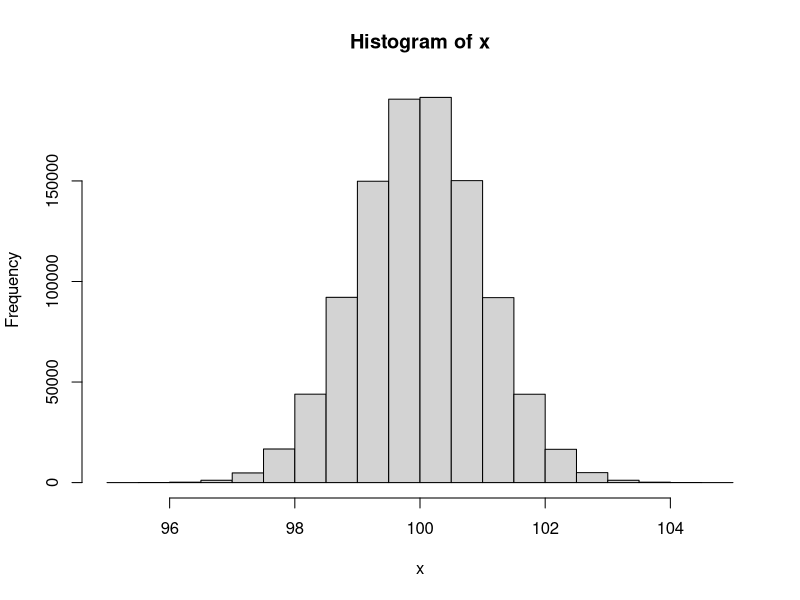
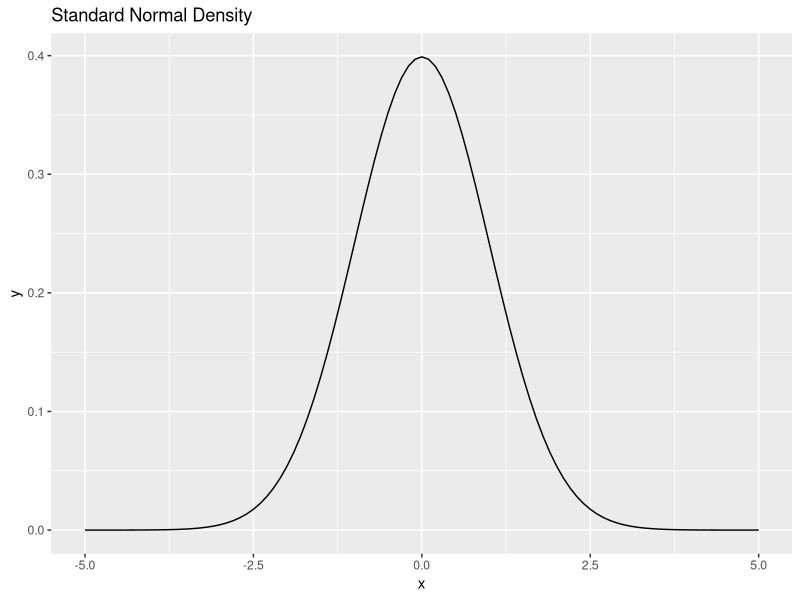
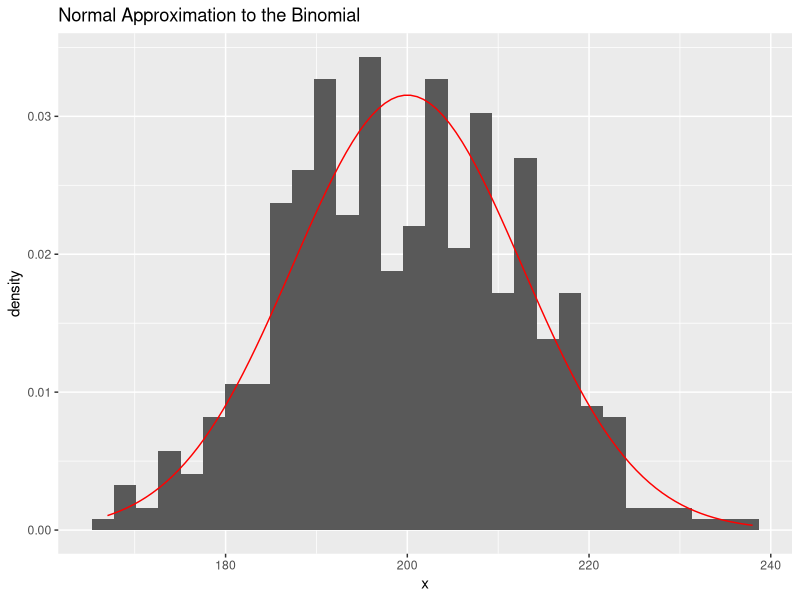
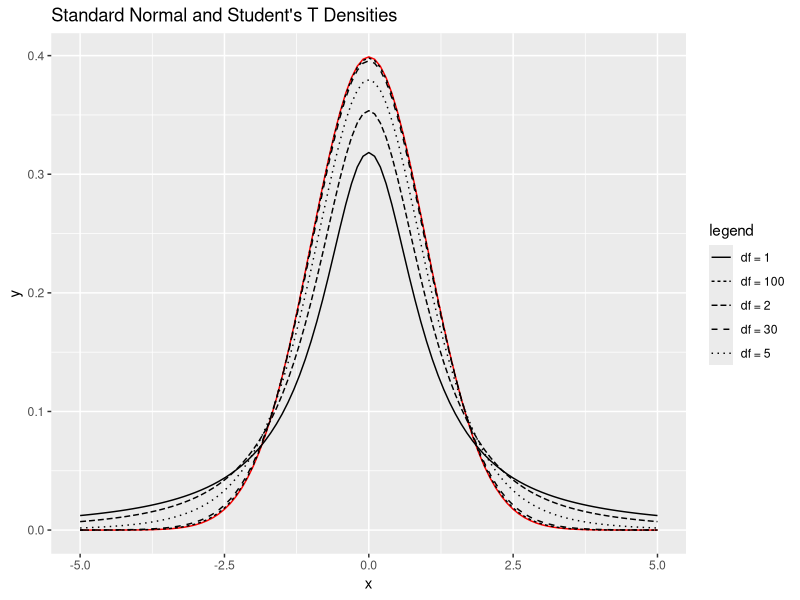
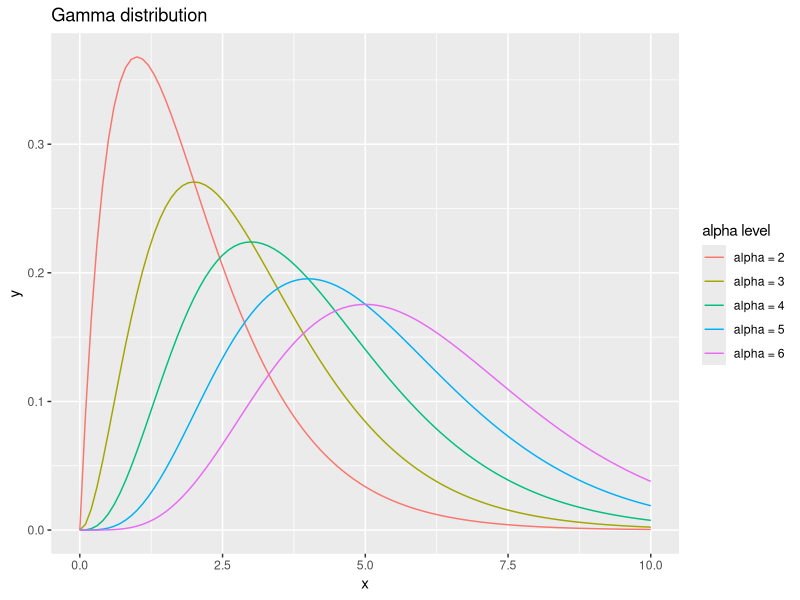
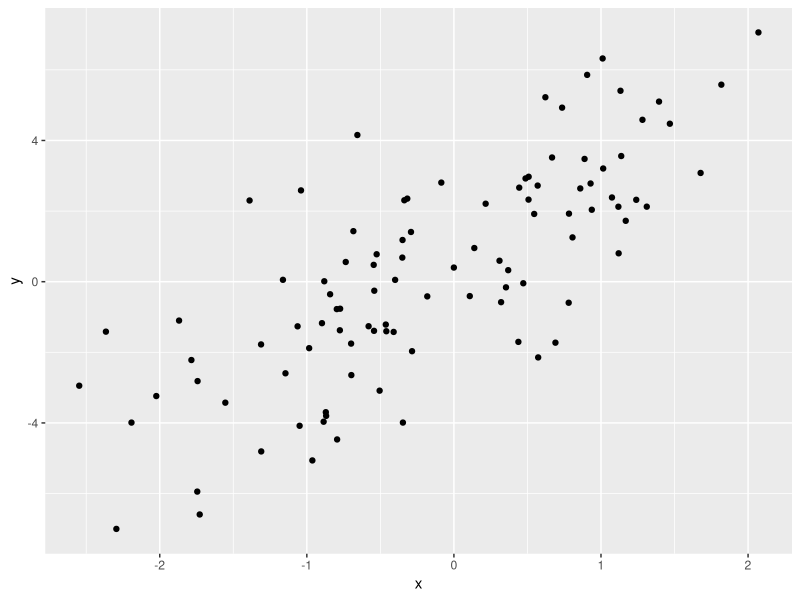
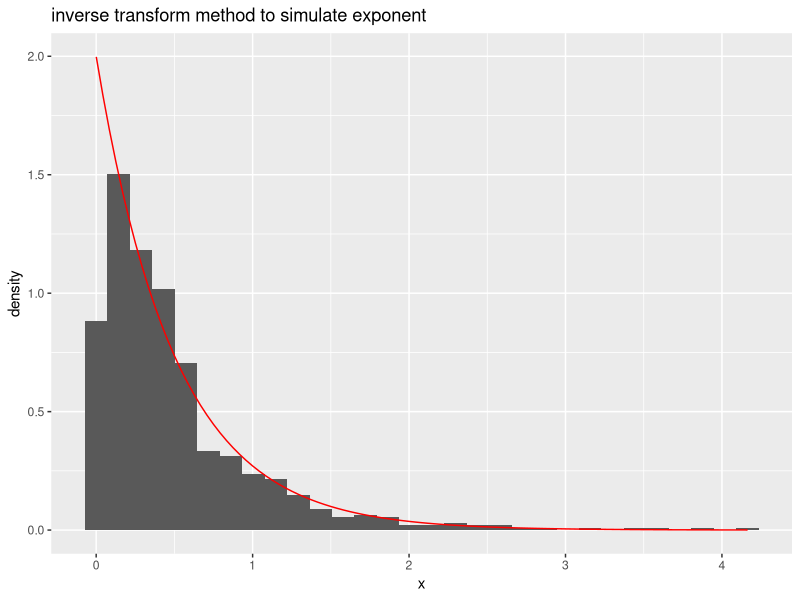
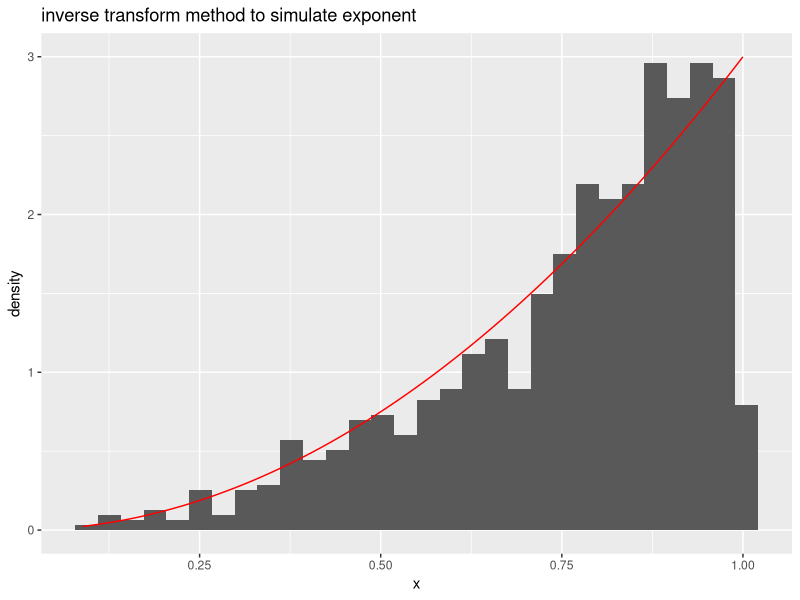

R code for these plots, in order:
## ---- chunk 1
knitr::opts_chunk$set(echo = TRUE)
## ---- chunk 2
# generate 10 number uniformly over the unit interval
runif(10)

# to recreat the same random numbers
set.seed(10)
runif(10)
## ---- chunk 3
new.random <- function(a=5,c=12,m=16,seed,len){
        seq <- rep(NA,len)
        seq[1] <- seed
        for( i in 2:len){
                seq[i] <- (a*seq[i-1]+c) %% m
        }
        return(seq)
}

new.random(seed = 10, len = 20)

new.random(a = 131, c = 7, m = 16, seed = 10, len = 20)
new.random(a = 129, c = 7, m = 16, seed = 10, len = 20)
new.random(a=1664545, c=1013904223, m=2^32, seed = 10, len = 20)


## ---- chunk 4
# rnorm(n, mean = 0, sd = 1)  draws random numbers from distribution 
# dnorm(x, mean = 0, sd = 1, log = FALSE)   the probability density function (pdf) or probability mass function (pmf) 
# pnorm(q, mean = 0, sd = 1, lower.tail = TRUE, log.p = FALSE)  cumulative probability function 
# qnorm(p, mean = 0, sd = 1, lower.tail = TRUE, log.p = FALSE)  quantile function 
dnorm(0, mean = 0, sd = 1) == 1/sqrt(2*pi)
rnorm(1)
rnorm(5)
x <- rnorm(1000000, mean = 100, sd = 1)
summary (x)
hist(x)
## ---- chunk 5
# Example: Gaussians
library(ggplot2)
ggplot(data.frame(x = c(-5, 5))) +
        stat_function(mapping = aes(x = x), fun = dnorm) +
        labs(title = "Standard Normal Density")

## ---- chunk 6
pnorm(0) # P(Z < 0)
pnorm(1.96) - pnorm(-1.96) # P(-1.96 < Z < 1.96)
qnorm(.5) # P(Z < ?) = 0.5
qnorm(.975) # P(Z < ?) = 0.975
## ---- chunk 7
# X ~ Binom(n = 1000; p = 0:20)

#Using the normal approximation to the binomial distribution, compute the approximate probability P(X<=190).

val <- 190; n <- 1000; p <- 0.2
correction <- (val + 0.5 - n*p)/sqrt(n*p*1-p)
pnorm(correction) # p(z<correction)

# Calculate the exact probability P(X <= 190)
pbinom(val,size = n,prob = p) # p(x<=190)

sum(dbinom(0:val,size = n,prob = p))

# Simulate 500 realizations of X and create a histogram (or bargraph) of the values
x <- rbinom(500,size = n,prob = p)
ggplot(data = data.frame(x)) +
        geom_histogram(aes(x = x, y = ..density..)) + 
        stat_function(mapping = aes(x = x), fun = dnorm,args = list(mean = 200, sd = sqrt(160)), color = "red") +
        labs(title = "Normal Approximation to the Binomial")

## ---- chunk 8
#Plot the density function of the student's t distribution with degrees of freedom, df = 1; 2; 5; 30; 100. 

ggplot(data.frame(x = c(-5, 5))) +
        stat_function(aes(x = x), fun = dnorm, color = "red")+
        stat_function(aes(x = x, linetype = "df = 1"),fun = dt, args = list(df = 1)) +
        stat_function(aes(x = x, linetype = "df = 2"),fun = dt, args = list(df = 2)) +
        stat_function(aes(x = x, linetype = "df = 5"),fun = dt, args = list(df = 5)) +
        stat_function(aes(x = x, linetype = "df = 30"),fun = dt, args = list(df = 30)) +
        stat_function(aes(x = x, linetype = "df = 100"),fun = dt, args = list(df = 100)) +
        labs(title = "Standard Normal and Student's T Densities",linetype='legend')

## ---- chunk 9
# gamma density function 
ggplot(data.frame(x = c(0, 10))) +
        stat_function(mapping = aes(x = x, color = 'alpha = 2'), fun = dgamma, args = list(shape=2,rate=1))+
        stat_function(mapping = aes(x = x, color  = 'alpha = 3'), fun = dgamma, args = list(shape=3,rate=1))+
        stat_function(mapping = aes(x = x, color  = 'alpha = 4'), fun = dgamma, args = list(shape=4,rate=1))+
        stat_function(mapping = aes(x = x, color  = 'alpha = 5'), fun = dgamma, args = list(shape=5,rate=1))+
        stat_function(mapping = aes(x = x, color  = 'alpha = 6'), fun = dgamma, args = list(shape=6,rate=1))+
        labs(title = "Gamma distribution",color='alpha level')
## ---- chunk 10
simulate_new <- function(n,c=rnorm(n,mean=0,sd=2)
,x=rnorm(n,mean = 0, sd = 1),b0=0.5,b1=2){
        y <- b0 + b1 * x + c
        ggplot()+geom_point(mapping = aes(x=x,y=y))
}
simulate_new(100)
## ---- chunk 11
sample(1:10, 4)
sample(1:10, 4)
sample(letters, 5)
sample(1:10)
sample(1:10)
sample(1:10, replace = TRUE)
## ---- chunk 12
n <- 1000
p <- c(0.1, 0.2, 0.7)
x <- sample(1:3, size = n, prob = p, replace = TRUE)
head(x, 10)
rbind(p, p.hat = table(x)/n)
## ---- chunk 13
n <- 100
p <- rep(1/6,6)
x1 <- sample(1:6,size = n,prob = p,replace = TRUE)
rbind(p, p.hat = table(x1)/n)

x2 <- round(runif(n, min = 0.5,max=6.5))
rbind(p, p.hat = table(x2)/n)
## ---- chunk 14
# transforming i.i.d. uniform [0; 1].distributed random variables into a prescribed target distribution.

n <- 10
samp <- 100
table(floor(n*runif(samp)))/samp
samp <- 10000
table(floor(n*runif(samp)))/samp
## ---- chunk 15
# example
lambda <- 2
n      <- 1000
u      <- runif(n)  # simulating uniform rvs
Finverse <- function(u,lambda){
        # function for the inverse transform
        stopifnot(u>0 & u <1)
        return(-(1/lambda)*log(1-u))
}
x <- Finverse(u,lambda)

ggplot(data = data.frame(x))+
        geom_histogram(aes(x=x,y=..density..))+
        stat_function(mapping = aes(x=x),fun = dexp, args = list(rate=2),color='red')+
        labs(title='inverse transform method to simulate exponent')

## ---- chunk 16
n   <- 1000
u   <- runif(n)
findinverse <- function(u){
        return((u)^(1/3))
}

x <- findinverse(u)
ggplot(data = data.frame(x))+
        geom_histogram(aes(x=x,y=..density..))+
        labs(title='task')+
        stat_function(mapping = aes(x=x),fun = function(x){return(3*x^2)} ,color='red')+
        labs(title='inverse transform method to simulate exponent')
## ---- chunk 17
p <- function(x) {sqrt(1 - x^2)}

generate_one <- function(p_func) {
        val <- NULL
        while (is.null(val)) {
                x <- runif(1, min = -1, max = +1)
                u <- runif(1)
                if (u <= p_func(x)) {val <- x}
        }
        return(val)
}

num <- 1000000
samp <- rep(NA, num)
for (i in 1:num) {samp[i] <- generate_one(p)}
hist(samp)


ggplot(data = data.frame(samp))+
        geom_histogram(aes(x=samp,y=..density..))+
        labs(title='acceptance rejection algorithm')+
        stat_function(mapping = aes(x=samp),fun = function(x){return((2/pi)*sqrt(1-x^2))} ,color='red')+
        labs(title='target distribution')
## ---- chunk 18
plot(c(0,1), c(0,3), ty = "n", main = "A Sample Distribution",
ylab = "Density f(x)", xlab = "x")
curve (dbeta(x, 3, 6), add = TRUE, col = "red")
text(.65, 1, "target function f", col = "red")
text(.8, 2.8, "envelope function g")
lines(c(0,0,1,1), c(0,2.6,2.6,0))
x1 <- runif(300, min = 0, max = 1);
y1 <- runif(300, min = 0, max = 2.6)
selected <- y1 < dbeta(x1, 3, 6)
points (x1, y1, col = 1+selected, cex = 0.1)

## ---- chunk 19
mean(selected) # Proportion selected
accepted.points <- x1[selected]
# Proportion of sample points less than 0.5.
mean(accepted.points < 0.5)
# The true distribution.
pbeta(0.5, 3, 6)

## ---- chunk 20
plot(c(0,1), c(0,10), ty = "n", main = "A Sample Distribution",
ylab = "Density f(x)", xlab = "x")
curve (dbeta(x, 3, 6), add = TRUE, col = "red")
text(.65, 1, "target function f", col = "red")
text(.8, 9.7, "envelope function g")
lines(c(0,0,1,1), c(0,10,10,0))
x2 <- runif(100000, 0, 1)
y2 <- runif(100000, 0, 10)
selected <- y2 < dbeta(x2, 3, 6)
mean(selected) # Proportion selected
points (x2, y2, col = 1+selected, cex = 0.1)

## ---- chunk 21
# solution part one
f <- function(x) {
        stopifnot(x >= 0 & x <= 1)
        return(60*x^3*(1-x)^2)
}
x <- seq(0, 1, length = 100)
plot(x, f(x), type="l", ylab="f(x)", col = "red")

xmax <- 0.6
f.max <- 60*xmax^3*(1-xmax)^2
lines(c(0, 0), c(0, f.max), lty = 1)
lines(c(0, 1), c(f.max, f.max), lty = 1)
lines(c(1, 1), c(f.max, 0), lty = 1)

## ---- chunk 22
# solution part two
n.samps <- 1000 # number of samples desired
n <- 0 # counter for number samples accepted
samps <- numeric(n.samps) # initialize the vector of output
while (n < n.samps) {
        x <- runif(1) #random draw from g
        u <- runif(1)
        if (f.max*u < f(x)) {
                n <- n + 1
                samps[n] <- x
        }
}
x <- seq(0, 1, length = 100)
hist(samps, prob = T, ylab = "f(x)", xlab = "x",
main = "Histogram of draws from Beta(4,3)")
lines(x, dbeta(x, 4, 3), lty = 2)

## ---- chunk 23
n <- 10000000
norms <- rnorm(n, sd = 1/sqrt(2))
est <- mean(sin(norms)^2)
est
est2 <- mean(norms <= 1.36)
est2
pnorm(1.36, sd = 1/sqrt(2))


n <- 10000000
norms <- rnorm(n, sd = 1/sqrt(2))
est <- sqrt(pi)*mean(sin(norms)^2)
est


## ---- chunk 24
n1 <- 10000; n2 <- 1000
estvec1 <- rep(NA, 1000); estvec2 <- rep(NA, 1000)
for (i in 1:1000) {
norms1 <- rnorm(n1, sd = 1/sqrt(2))
estvec1[i] <- mean(sin(norms1)^2)
}
for (i in 1:1000) {
norms2 <- rnorm(n2, sd = 1/sqrt(2))
estvec2[i] <- mean(sin(norms2)^2)
}
df <- data.frame(estimates = c(estvec1, estvec2),
n = c(rep(n1, 1000), rep(n2, 1000)))
ggplot(df) +
geom_histogram(aes(x = estimates)) + facet_wrap(~ n, ncol = 2)

## ---- chunk 25
n <- 10000
mean(rexp(n, rate = 1/3) < 3)

n <- 1000000
norms <- rnorm(n)
est <- (1/3)*sqrt(2*pi)*mean(exp((-1/3)*(norms<=3))*exp((1/2)*(norms<=3)^2))

n <- 10000000
exp <- rexp(n,rate = 1/3)
est <- mean(exp<3)
est
pexp(rate = 1/3, 3)
## ---- chunk 26
x <- rbinom(size=16,n = 5000, prob = 0.5)
mean(x); sd(x)

hist(x)


y <- rbinom(size=16,n = 5000000, prob = 0.5)
mean(y); sd(y)

hist(y)

z <- (y-mean(y))/sd(y)
hist(z)
